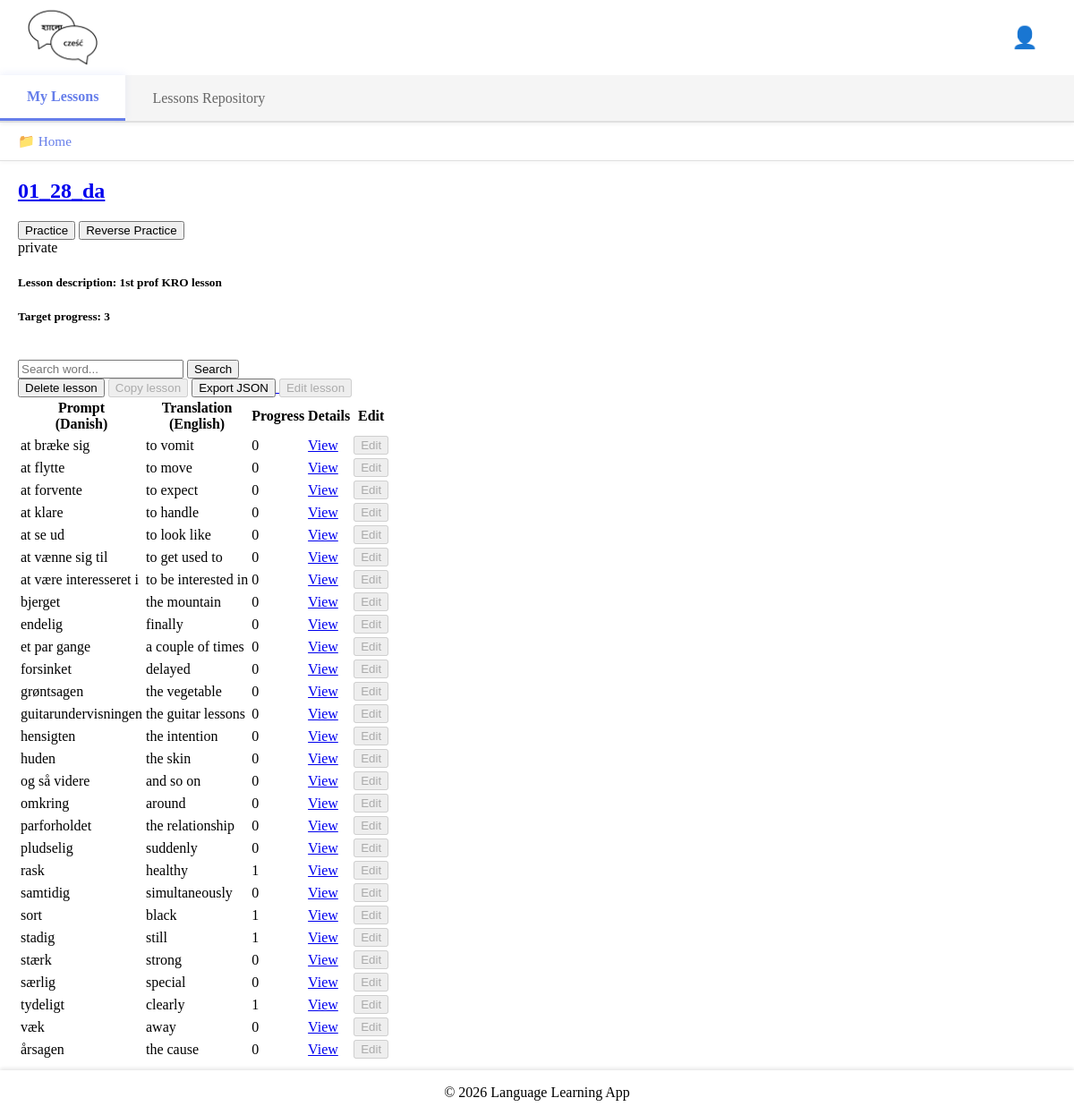
The page /my-lesson-details/157/ (signed in) on the database its author committed.
### base/models.py (models this page shows, shortened)
class UserDirectory(models.Model):
    name = models.CharField(max_length=255)
    user = models.ForeignKey(
        User, on_delete=models.CASCADE, related_name="directories"
    )
    parent_directory = models.ForeignKey(
        "self",
        null=True,
        blank=True,
        on_delete=models.CASCADE,
        related_name="subdirectories",
    )
    is_root = models.BooleanField(default=False)
    created = models.DateTimeField(auto_now_add=True)
    updated = models.DateTimeField(auto_now=True)
    class Meta:
        ordering = ["name"]
        unique_together = ("user", "parent_directory", "name")
    def get_path(self):
        path = []
        current = self
        visited = set()
        while current is not None:
            if current.id in visited:
                break
            visited.add(current.id)
            path.insert(0, current)
            current = current.parent_directory
        return path

class UserLesson(models.Model):
    user = models.ForeignKey(User, on_delete=models.CASCADE)
    lesson = models.ForeignKey(Lesson, on_delete=models.CASCADE)
    directory = models.ForeignKey(
        "UserDirectory",
        on_delete=models.SET_NULL,
        null=True,
        blank=True,
        related_name="lessons",
    )
    target_progress = models.PositiveIntegerField(
        default=3, validators=[MinValueValidator(1)]
    )
    practice_window = models.PositiveIntegerField(
        default=10, validators=[MinValueValidator(1)]
    )
    allowed_error_margin = models.PositiveIntegerField(
        default=0, validators=[MinValueValidator(0)]
    )
    class Meta:
        unique_together = ("user", "lesson")

class Lesson(models.Model):
    title = models.CharField(max_length=255)
    description = models.TextField(
        blank=True, help_text="Brief description of the lesson."
    )
    prompt_language = models.ForeignKey(
        Language, on_delete=models.CASCADE, related_name="prompt_lessons"
    )
    translation_language = models.ForeignKey(
        Language, on_delete=models.CASCADE, related_name="translation_lessons"
    )
    author = models.ForeignKey(
        User,
        on_delete=models.CASCADE,
        related_name="authored_lessons",
    )
    changes_log = models.TextField(
        blank=True, help_text="Log of changes made to this lesson."
    )
    access_type = models.ForeignKey(AccessType, on_delete=models.PROTECT, default=1)
    original_lesson = models.ForeignKey(
        "self", null=True, blank=True, on_delete=models.SET_NULL
    )
    updated = models.DateTimeField(auto_now=True)
    created = models.DateTimeField(auto_now_add=True)

class AccessType(models.Model):
    ACCESS_CHOICES = [
        ("private", "Private"),
        ("readonly", "Read-Only"),
        ("write", "Writable"),
    ]
    name = models.CharField(max_length=20, choices=ACCESS_CHOICES, unique=True)

class Language(models.Model):
    name = models.CharField(max_length=50, unique=True)
    def __str__(self):
        return self.name

class UserWord(models.Model):
    user_lesson = models.ForeignKey(
        UserLesson,
        on_delete=models.CASCADE,
        related_name="user_words",
    )
    word = models.ForeignKey(Word, on_delete=models.CASCADE)
    current_progress = models.PositiveIntegerField(default=0)
    notes = models.TextField(blank=True)
    class Meta:
        unique_together = ("user_lesson", "word")

class Word(models.Model):
    lesson = models.ForeignKey(Lesson, on_delete=models.CASCADE, related_name="words")
    prompt = models.CharField(max_length=255)
    translation = models.CharField(max_length=255)
    usage = models.TextField(blank=True)
    prompt_audio = models.FileField(upload_to="audio/prompts/", blank=True, null=True)
    usage_audio = models.FileField(upload_to="audio/usages/", blank=True, null=True)
    hint = models.CharField(max_length=255, blank=True)
    updated = models.DateTimeField(auto_now=True)
    created = models.DateTimeField(auto_now_add=True)

### base/views.py (the view, shortened to what this page needs)
@login_required(login_url="login")
def myLessonDetails(request, my_lesson_id):
    myLesson = UserLesson.objects.select_related(
        "lesson", "lesson__author", "lesson__access_type",
        "lesson__prompt_language", "lesson__translation_language"
    ).filter(id=my_lesson_id).first()
    if not myLesson:
        return HttpResponse("You do not have this lesson.", status=404)
    if request.user.id != myLesson.user.id and not request.user.is_superuser:
        return HttpResponse("You are not allowed here!", status=403)
    lesson_words = myLesson.lesson.words.all()
    existing_userword_word_ids = set(
        UserWord.objects.filter(user_lesson=myLesson).values_list("word_id", flat=True)
    )
    missing_words = [w for w in lesson_words if w.id not in existing_userword_word_ids]
    for word in missing_words:
        UserWord.objects.create(
            user_lesson=myLesson, word=word, current_progress=0, notes=""
        )
    myWords = UserWord.objects.filter(user_lesson=myLesson).order_by(
        Lower("word__prompt")
    )
    my_Words_search_query = request.GET.get("q") or ""
    is_author = myLesson.lesson.author == request.user
    is_private = myLesson.lesson.access_type.name == "private"
    if request.user == myLesson.lesson.author or myLesson.lesson.access_type.name in [
        "write"
    ]:
        can_edit = True
    else:
        can_edit = False
    userWordForm = UserWordForm()
    current_directory = myLesson.directory
    if not current_directory:
        current_directory = UserDirectory.get_or_create_root_directory(request.user)
        myLesson.directory = current_directory
        myLesson.save()
    breadcrumb_path = current_directory.get_path()
    context = {
        "my_lesson": myLesson,
        "my_words": myWords,
        "word_form": userWordForm,
        "can_edit": can_edit,
        "is_private": is_private,
        "is_author": is_author,
        "current_directory": current_directory,
        "breadcrumb_path": breadcrumb_path,
    }
    return render(request, "base/authenticated/my_lessons/my_lesson_details.html", context)

### base/templates/base/authenticated/my_lessons/my_lesson_details.html (shortened to what this page needs)
{% extends 'base/layouts/my_lessons_layout.html' %}
{% block tab_content %}
<h2><a href="{% url 'my-lesson-details' my_lesson.id %}">{{ my_lesson.lesson.title }}</a></h2>
<a href="{% url 'start-practice' my_lesson.id 'normal' %}"><button autofocus>Practice</button></a>
<a href="{% url 'start-practice' my_lesson.id 'reverse' %}"><button>Reverse Practice</button></a>
<br>
{{ my_lesson.lesson.access_type.name}}
<h5>Lesson description: {{ my_lesson.lesson.description }}</h5>
<h5>Target progress: {{ my_lesson.target_progress }}</h5>
<br>
<form method="GET" action="{% url 'my-lesson-details' my_lesson.id %}">
    <input type="text" name="q" placeholder="Search word...">
    <button type="submit">Search</button>
</form>
<form action="{% url 'delete-my-lesson' my_lesson.id %}" method="get" style="display:inline;">
    <button type="submit">Delete lesson</button>
</form>
<form action="{% url 'copy-lesson' my_lesson.id %}" method="get" style="display:inline;">
    <button type="submit" {% if is_private %}disabled{% endif %}>Copy lesson</button>
</form>
<a href="{% url 'export-lesson-json' my_lesson.lesson.id %}">
    <button type="button">Export JSON</button>
</a>
<form action="{% url 'edit-lesson' my_lesson.id %}" method="get" style="display:inline;">
    <button type="submit"  {% if not is_author %}disabled{% endif %}>Edit lesson</button>
</form>
<div class="my-lesson-container">
    <table>
        <thead>
            <tr>
                <th>Prompt <br>({{my_lesson.lesson.prompt_language}})</th>
                <th>Translation <br> ({{my_lesson.lesson.translation_language}})</th>
                <th>Progress</th>
                <th>Details</th>
                <th>Edit</th>
            </tr>
        </thead>
        <tbody>
            {% for my_word in my_words %}
            <tr>
                <td>{{ my_word.word.prompt }}</td>
                <td>{{ my_word.word.translation }}</td>
                <td>{{ my_word.current_progress }}</td>
                <td>
                    <a href="{% url 'my-word-details' my_word.id %}">View</a>
                </td>
                <td>
                    <form action="{% url 'edit-word' my_word.id %}" method="get">
                        <button type="submit" {% if not can_edit %}disabled{% endif %}>Edit</button>
                    </form>
                </td>
            </tr>
            {% endfor %}
        </tbody>
    </table>
</div>
{% endblock tab_content %}

### base/templates/base/layouts/includes/breadcrumb.html (shortened to what this page needs)
<nav class="breadcrumb-nav">
    <span>📁 </span>
    {% for dir in breadcrumb_path %}
        {% if dir.is_root %}
            <a href="{% url 'my-lessons' %}">{{ dir.name }}</a>
        {% else %}
            <a href="{% url 'my-lessons-directory' dir.id %}">{{ dir.name }}</a>
        {% endif %}
    {% endfor %}
</nav>

### static/styles/main.css (style rules this page uses)
body { background-color: white; margin: 0; padding: 0; }

### base/templates/base/layouts/includes/breadcrumb.html (style rules this page uses)
.breadcrumb-nav { padding: 12px 20px; margin: 0; font-size: 0.95em; background: white; border-bottom: 1px solid #e0e0e0; position: sticky; top: 135px; z-index: 850; box-shadow: 0 2px 4px rgba(0,0,0,0.03); }
.breadcrumb-nav a { color: #667eea; text-decoration: none; font-weight: 500; }
.breadcrumb-nav span { color: #999; }

### rows shown on the page
UserDirectory: name "Home"
UserLesson: lesson "01_28_da", lesson.access_type.name "private", lesson.description "1st prof KRO lesson", target_progress "3", lesson.prompt_language "Danish", lesson.translation_language "English"
UserWord: word.prompt "at bræke sig", word.translation "to vomit", current_progress "0"
UserWord: word.prompt "at flytte", word.translation "to move", current_progress "0"
UserWord: word.prompt "at forvente", word.translation "to expect", current_progress "0"
UserWord: word.prompt "at klare", word.translation "to handle", current_progress "0"
UserWord: word.prompt "at se ud", word.translation "to look like", current_progress "0"
UserWord: word.prompt "at vænne sig til", word.translation "to get used to", current_progress "0"
UserWord: word.prompt "at være interesseret i", word.translation "to be interested in", current_progress "0"
UserWord: word.prompt "bjerget", word.translation "the mountain", current_progress "0"
UserWord: word.prompt "endelig", word.translation "finally", current_progress "0"
UserWord: word.prompt "et par gange", word.translation "a couple of times", current_progress "0"
UserWord: word.prompt "forsinket", word.translation "delayed", current_progress "0"
UserWord: word.prompt "grøntsagen", word.translation "the vegetable", current_progress "0"
UserWord: word.prompt "guitarundervisningen", word.translation "the guitar lessons", current_progress "0"
UserWord: word.prompt "hensigten", word.translation "the intention", current_progress "0"
UserWord: word.prompt "huden", word.translation "the skin", current_progress "0"
UserWord: word.prompt "og så videre", word.translation "and so on", current_progress "0"
UserWord: word.prompt "omkring", word.translation "around", current_progress "0"
UserWord: word.prompt "parforholdet", word.translation "the relationship", current_progress "0"
UserWord: word.prompt "pludselig", word.translation "suddenly", current_progress "0"
UserWord: word.prompt "rask", word.translation "healthy", current_progress "1"
UserWord: word.prompt "samtidig", word.translation "simultaneously", current_progress "0"
UserWord: word.prompt "sort", word.translation "black", current_progress "1"
UserWord: word.prompt "stadig", word.translation "still", current_progress "1"
UserWord: word.prompt "stærk", word.translation "strong", current_progress "0"
UserWord: word.prompt "særlig", word.translation "special", current_progress "0"
UserWord: word.prompt "tydeligt", word.translation "clearly", current_progress "1"
UserWord: word.prompt "væk", word.translation "away", current_progress "0"
UserWord: word.prompt "årsagen", word.translation "the cause", current_progress "0"
